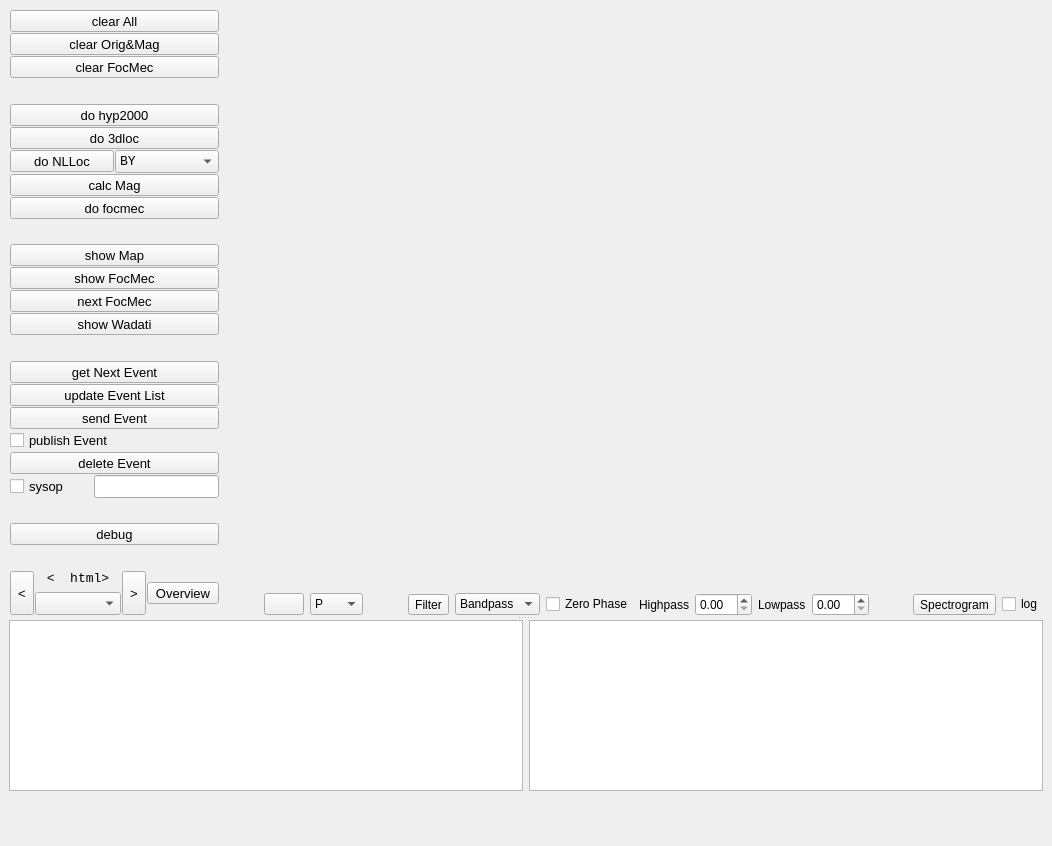
<ui version="4.0" >
 <class>qMainWindow_obsPyck</class>
 <widget class="QMainWindow" name="qMainWindow_obsPyck" >
  <property name="geometry" >
   <rect>
    <x>0</x>
    <y>0</y>
    <width>1052</width>
    <height>846</height>
   </rect>
  </property>
  <property name="sizePolicy" >
   <sizepolicy vsizetype="Maximum" hsizetype="Maximum" >
    <horstretch>0</horstretch>
    <verstretch>0</verstretch>
   </sizepolicy>
  </property>
  <property name="windowTitle" >
   <string>ObsPyck</string>
  </property>
  <widget class="QWidget" name="centralwidget" >
   <property name="mouseTracking" >
    <bool>true</bool>
   </property>
   <layout class="QVBoxLayout" name="verticalLayout_4" >
    <item>
     <layout class="QVBoxLayout" name="verticalLayout" >
      <item>
       <widget class="QSplitter" name="splitter" >
        <property name="orientation" >
         <enum>Qt::Vertical</enum>
        </property>
        <widget class="QWidget" name="layoutWidget" >
         <layout class="QHBoxLayout" name="horizontalLayout_7" >
          <item>
           <layout class="QVBoxLayout" name="leftVerticalLayout" >
            <property name="spacing" >
             <number>1</number>
            </property>
            <property name="sizeConstraint" >
             <enum>QLayout::SetDefaultConstraint</enum>
            </property>
            <property name="margin" >
             <number>1</number>
            </property>
            <item>
             <widget class="QToolButton" name="qToolButton_clearAll" >
              <property name="sizePolicy" >
               <sizepolicy vsizetype="Minimum" hsizetype="Minimum" >
                <horstretch>0</horstretch>
                <verstretch>0</verstretch>
               </sizepolicy>
              </property>
              <property name="font" >
               <font>
                <pointsize>10</pointsize>
                <kerning>true</kerning>
               </font>
              </property>
              <property name="styleSheet" >
               <string notr="true" />
              </property>
              <property name="text" >
               <string>clear All</string>
              </property>
              <property name="checkable" >
               <bool>false</bool>
              </property>
             </widget>
            </item>
            <item>
             <widget class="QToolButton" name="qToolButton_clearOrigMag" >
              <property name="sizePolicy" >
               <sizepolicy vsizetype="Minimum" hsizetype="Minimum" >
                <horstretch>0</horstretch>
                <verstretch>0</verstretch>
               </sizepolicy>
              </property>
              <property name="font" >
               <font>
                <pointsize>10</pointsize>
               </font>
              </property>
              <property name="text" >
               <string>clear Orig&amp;&amp;Mag</string>
              </property>
             </widget>
            </item>
            <item>
             <widget class="QToolButton" name="qToolButton_clearFocMec" >
              <property name="sizePolicy" >
               <sizepolicy vsizetype="Minimum" hsizetype="Minimum" >
                <horstretch>0</horstretch>
                <verstretch>0</verstretch>
               </sizepolicy>
              </property>
              <property name="font" >
               <font>
                <pointsize>10</pointsize>
               </font>
              </property>
              <property name="text" >
               <string>clear FocMec</string>
              </property>
             </widget>
            </item>
            <item>
             <spacer name="verticalSpacer_2" >
              <property name="orientation" >
               <enum>Qt::Vertical</enum>
              </property>
              <property name="sizeHint" stdset="0" >
               <size>
                <width>20</width>
                <height>40</height>
               </size>
              </property>
             </spacer>
            </item>
            <item>
             <widget class="QToolButton" name="qToolButton_doHyp2000" >
              <property name="sizePolicy" >
               <sizepolicy vsizetype="Fixed" hsizetype="Minimum" >
                <horstretch>0</horstretch>
                <verstretch>0</verstretch>
               </sizepolicy>
              </property>
              <property name="font" >
               <font>
                <pointsize>10</pointsize>
               </font>
              </property>
              <property name="text" >
               <string>do hyp2000</string>
              </property>
             </widget>
            </item>
            <item>
             <widget class="QToolButton" name="qToolButton_do3dloc" >
              <property name="sizePolicy" >
               <sizepolicy vsizetype="Fixed" hsizetype="Minimum" >
                <horstretch>0</horstretch>
                <verstretch>0</verstretch>
               </sizepolicy>
              </property>
              <property name="font" >
               <font>
                <pointsize>10</pointsize>
               </font>
              </property>
              <property name="text" >
               <string>do 3dloc</string>
              </property>
             </widget>
            </item>
            <item>
             <layout class="QHBoxLayout" name="horizontalLayout_3" >
              <item>
               <widget class="QToolButton" name="qToolButton_doNlloc" >
                <property name="sizePolicy" >
                 <sizepolicy vsizetype="Fixed" hsizetype="Minimum" >
                  <horstretch>0</horstretch>
                  <verstretch>0</verstretch>
                 </sizepolicy>
                </property>
                <property name="font" >
                 <font>
                  <pointsize>10</pointsize>
                 </font>
                </property>
                <property name="text" >
                 <string>do NLLoc</string>
                </property>
               </widget>
              </item>
              <item>
               <widget class="QComboBox" name="qComboBox_nllocModel" >
                <property name="sizePolicy" >
                 <sizepolicy vsizetype="Fixed" hsizetype="Minimum" >
                  <horstretch>0</horstretch>
                  <verstretch>0</verstretch>
                 </sizepolicy>
                </property>
                <property name="font" >
                 <font>
                  <family>Monospace</family>
                  <pointsize>10</pointsize>
                  <weight>50</weight>
                  <italic>false</italic>
                  <bold>false</bold>
                 </font>
                </property>
                <property name="styleSheet" >
                 <string notr="true" />
                </property>
                <item>
                 <property name="text" >
                  <string>BY</string>
                 </property>
                </item>
                <item>
                 <property name="text" >
                  <string>RH</string>
                 </property>
                </item>
                <item>
                 <property name="text" >
                  <string>UH</string>
                 </property>
                </item>
               </widget>
              </item>
             </layout>
            </item>
            <item>
             <widget class="QToolButton" name="qToolButton_calcMag" >
              <property name="sizePolicy" >
               <sizepolicy vsizetype="Fixed" hsizetype="Minimum" >
                <horstretch>0</horstretch>
                <verstretch>0</verstretch>
               </sizepolicy>
              </property>
              <property name="font" >
               <font>
                <pointsize>10</pointsize>
               </font>
              </property>
              <property name="text" >
               <string>calc Mag</string>
              </property>
             </widget>
            </item>
            <item>
             <widget class="QToolButton" name="qToolButton_doFocMec" >
              <property name="sizePolicy" >
               <sizepolicy vsizetype="Fixed" hsizetype="Minimum" >
                <horstretch>0</horstretch>
                <verstretch>0</verstretch>
               </sizepolicy>
              </property>
              <property name="font" >
               <font>
                <pointsize>10</pointsize>
               </font>
              </property>
              <property name="text" >
               <string>do focmec</string>
              </property>
             </widget>
            </item>
            <item>
             <spacer name="verticalSpacer_3" >
              <property name="orientation" >
               <enum>Qt::Vertical</enum>
              </property>
              <property name="sizeHint" stdset="0" >
               <size>
                <width>20</width>
                <height>40</height>
               </size>
              </property>
             </spacer>
            </item>
            <item>
             <widget class="QToolButton" name="qToolButton_showMap" >
              <property name="sizePolicy" >
               <sizepolicy vsizetype="Fixed" hsizetype="Minimum" >
                <horstretch>0</horstretch>
                <verstretch>0</verstretch>
               </sizepolicy>
              </property>
              <property name="font" >
               <font>
                <pointsize>10</pointsize>
               </font>
              </property>
              <property name="text" >
               <string>show Map</string>
              </property>
              <property name="checkable" >
               <bool>true</bool>
              </property>
             </widget>
            </item>
            <item>
             <widget class="QToolButton" name="qToolButton_showFocMec" >
              <property name="sizePolicy" >
               <sizepolicy vsizetype="Fixed" hsizetype="Minimum" >
                <horstretch>0</horstretch>
                <verstretch>0</verstretch>
               </sizepolicy>
              </property>
              <property name="font" >
               <font>
                <pointsize>10</pointsize>
               </font>
              </property>
              <property name="text" >
               <string>show FocMec</string>
              </property>
              <property name="checkable" >
               <bool>true</bool>
              </property>
             </widget>
            </item>
            <item>
             <widget class="QToolButton" name="qToolButton_nextFocMec" >
              <property name="sizePolicy" >
               <sizepolicy vsizetype="Fixed" hsizetype="Minimum" >
                <horstretch>0</horstretch>
                <verstretch>0</verstretch>
               </sizepolicy>
              </property>
              <property name="font" >
               <font>
                <pointsize>10</pointsize>
               </font>
              </property>
              <property name="text" >
               <string>next FocMec</string>
              </property>
             </widget>
            </item>
            <item>
             <widget class="QToolButton" name="qToolButton_showWadati" >
              <property name="sizePolicy" >
               <sizepolicy vsizetype="Fixed" hsizetype="Minimum" >
                <horstretch>0</horstretch>
                <verstretch>0</verstretch>
               </sizepolicy>
              </property>
              <property name="font" >
               <font>
                <pointsize>10</pointsize>
               </font>
              </property>
              <property name="text" >
               <string>show Wadati</string>
              </property>
              <property name="checkable" >
               <bool>true</bool>
              </property>
             </widget>
            </item>
            <item>
             <spacer name="verticalSpacer_4" >
              <property name="orientation" >
               <enum>Qt::Vertical</enum>
              </property>
              <property name="sizeHint" stdset="0" >
               <size>
                <width>20</width>
                <height>40</height>
               </size>
              </property>
             </spacer>
            </item>
            <item>
             <widget class="QToolButton" name="qToolButton_getNextEvent" >
              <property name="sizePolicy" >
               <sizepolicy vsizetype="Fixed" hsizetype="Minimum" >
                <horstretch>0</horstretch>
                <verstretch>0</verstretch>
               </sizepolicy>
              </property>
              <property name="font" >
               <font>
                <pointsize>10</pointsize>
               </font>
              </property>
              <property name="text" >
               <string>get Next Event</string>
              </property>
             </widget>
            </item>
            <item>
             <widget class="QToolButton" name="qToolButton_updateEventList" >
              <property name="sizePolicy" >
               <sizepolicy vsizetype="Fixed" hsizetype="Minimum" >
                <horstretch>0</horstretch>
                <verstretch>0</verstretch>
               </sizepolicy>
              </property>
              <property name="font" >
               <font>
                <pointsize>10</pointsize>
               </font>
              </property>
              <property name="text" >
               <string>update Event List</string>
              </property>
             </widget>
            </item>
            <item>
             <widget class="QToolButton" name="qToolButton_sendEvent" >
              <property name="sizePolicy" >
               <sizepolicy vsizetype="Fixed" hsizetype="Minimum" >
                <horstretch>0</horstretch>
                <verstretch>0</verstretch>
               </sizepolicy>
              </property>
              <property name="font" >
               <font>
                <pointsize>10</pointsize>
               </font>
              </property>
              <property name="text" >
               <string>send Event</string>
              </property>
             </widget>
            </item>
            <item>
             <widget class="QCheckBox" name="qCheckBox_publishEvent" >
              <property name="sizePolicy" >
               <sizepolicy vsizetype="Minimum" hsizetype="Minimum" >
                <horstretch>0</horstretch>
                <verstretch>0</verstretch>
               </sizepolicy>
              </property>
              <property name="font" >
               <font>
                <pointsize>10</pointsize>
               </font>
              </property>
              <property name="text" >
               <string>publish Event</string>
              </property>
             </widget>
            </item>
            <item>
             <widget class="QToolButton" name="qToolButton_deleteEvent" >
              <property name="sizePolicy" >
               <sizepolicy vsizetype="Fixed" hsizetype="Minimum" >
                <horstretch>0</horstretch>
                <verstretch>0</verstretch>
               </sizepolicy>
              </property>
              <property name="font" >
               <font>
                <pointsize>10</pointsize>
               </font>
              </property>
              <property name="text" >
               <string>delete Event</string>
              </property>
             </widget>
            </item>
            <item>
             <layout class="QHBoxLayout" name="horizontalLayout_4" >
              <item>
               <widget class="QCheckBox" name="qCheckBox_sysop" >
                <property name="sizePolicy" >
                 <sizepolicy vsizetype="Minimum" hsizetype="Minimum" >
                  <horstretch>0</horstretch>
                  <verstretch>0</verstretch>
                 </sizepolicy>
                </property>
                <property name="font" >
                 <font>
                  <pointsize>10</pointsize>
                 </font>
                </property>
                <property name="text" >
                 <string>sysop</string>
                </property>
               </widget>
              </item>
              <item>
               <widget class="QLineEdit" name="qLineEdit_sysopPassword" >
                <property name="sizePolicy" >
                 <sizepolicy vsizetype="Minimum" hsizetype="Fixed" >
                  <horstretch>0</horstretch>
                  <verstretch>0</verstretch>
                 </sizepolicy>
                </property>
                <property name="font" >
                 <font>
                  <pointsize>10</pointsize>
                 </font>
                </property>
                <property name="echoMode" >
                 <enum>QLineEdit::Password</enum>
                </property>
               </widget>
              </item>
             </layout>
            </item>
            <item>
             <spacer name="verticalSpacer_5" >
              <property name="orientation" >
               <enum>Qt::Vertical</enum>
              </property>
              <property name="sizeHint" stdset="0" >
               <size>
                <width>20</width>
                <height>40</height>
               </size>
              </property>
             </spacer>
            </item>
            <item>
             <layout class="QHBoxLayout" name="horizontalLayout_5" >
              <item>
               <widget class="QToolButton" name="qToolButton_debug" >
                <property name="sizePolicy" >
                 <sizepolicy vsizetype="Fixed" hsizetype="Minimum" >
                  <horstretch>0</horstretch>
                  <verstretch>0</verstretch>
                 </sizepolicy>
                </property>
                <property name="font" >
                 <font>
                  <pointsize>10</pointsize>
                 </font>
                </property>
                <property name="text" >
                 <string>debug</string>
                </property>
               </widget>
              </item>
             </layout>
            </item>
            <item>
             <spacer name="verticalSpacer" >
              <property name="orientation" >
               <enum>Qt::Vertical</enum>
              </property>
              <property name="sizeHint" stdset="0" >
               <size>
                <width>20</width>
                <height>40</height>
               </size>
              </property>
             </spacer>
            </item>
            <item>
             <layout class="QHBoxLayout" name="horizontalLayout_6" >
              <item>
               <widget class="QToolButton" name="qToolButton_previousStream" >
                <property name="sizePolicy" >
                 <sizepolicy vsizetype="Expanding" hsizetype="Minimum" >
                  <horstretch>0</horstretch>
                  <verstretch>0</verstretch>
                 </sizepolicy>
                </property>
                <property name="font" >
                 <font>
                  <pointsize>10</pointsize>
                 </font>
                </property>
                <property name="text" >
                 <string>&lt;</string>
                </property>
               </widget>
              </item>
              <item>
               <layout class="QVBoxLayout" name="VerticalLayout" >
                <property name="spacing" >
                 <number>6</number>
                </property>
                <property name="sizeConstraint" >
                 <enum>QLayout::SetDefaultConstraint</enum>
                </property>
                <property name="topMargin" >
                 <number>0</number>
                </property>
                <item>
                 <widget class="QLabel" name="qLabel_streamNumber" >
                  <property name="sizePolicy" >
                   <sizepolicy vsizetype="Fixed" hsizetype="Preferred" >
                    <horstretch>0</horstretch>
                    <verstretch>0</verstretch>
                   </sizepolicy>
                  </property>
                  <property name="font" >
                   <font>
                    <family>Monospace</family>
                    <pointsize>10</pointsize>
                   </font>
                  </property>
                  <property name="styleSheet" >
                   <string notr="true" />
                  </property>
                  <property name="text" >
                   <string>&lt;!DOCTYPE HTML PUBLIC "-//W3C//DTD HTML 4.0//EN" "http://www.w3.org/TR/REC-html40/strict.dtd">
&lt;  html>&lt;head>&lt;meta name="qrichtext" content="1" />&lt;style type="text/css">
p, l  i { white-space: pre-wrap; }
&lt;  /style>&lt;/head>&lt;body style=" font-family:'Monospace'; font-size:10pt; font-weight:400; font-style:normal;">
&lt;  p align="center" style=" margin-top:0px; margin-bottom:0px; margin-left:0px; margin-right:0px; -qt-block-indent:0; text-indent:0px;">00/00&lt;/p>&lt;/body>&lt;/html></string>
                  </property>
                  <property name="alignment" >
                   <set>Qt::AlignCenter</set>
                  </property>
                 </widget>
                </item>
                <item>
                 <widget class="QComboBox" name="qComboBox_streamName" >
                  <property name="sizePolicy" >
                   <sizepolicy vsizetype="Fixed" hsizetype="Preferred" >
                    <horstretch>0</horstretch>
                    <verstretch>0</verstretch>
                   </sizepolicy>
                  </property>
                  <property name="font" >
                   <font>
                    <family>Monospace</family>
                    <pointsize>10</pointsize>
                   </font>
                  </property>
                  <property name="styleSheet" >
                   <string notr="true" />
                  </property>
                 </widget>
                </item>
               </layout>
              </item>
              <item>
               <widget class="QToolButton" name="qToolButton_nextStream" >
                <property name="sizePolicy" >
                 <sizepolicy vsizetype="Expanding" hsizetype="Minimum" >
                  <horstretch>0</horstretch>
                  <verstretch>0</verstretch>
                 </sizepolicy>
                </property>
                <property name="font" >
                 <font>
                  <pointsize>10</pointsize>
                 </font>
                </property>
                <property name="text" >
                 <string>></string>
                </property>
               </widget>
              </item>
              <item>
               <widget class="QToolButton" name="qToolButton_overview" >
                <property name="sizePolicy" >
                 <sizepolicy vsizetype="Fixed" hsizetype="Minimum" >
                  <horstretch>0</horstretch>
                  <verstretch>0</verstretch>
                 </sizepolicy>
                </property>
                <property name="font" >
                 <font>
                  <pointsize>10</pointsize>
                 </font>
                </property>
                <property name="text" >
                 <string>Overview</string>
                </property>
                <property name="checkable" >
                 <bool>true</bool>
                </property>
               </widget>
              </item>
             </layout>
            </item>
           </layout>
          </item>
          <item>
           <layout class="QVBoxLayout" name="verticalLayout_2" >
            <item>
             <widget class="QMplCanvas" native="1" name="qMplCanvas" >
              <property name="focusPolicy" >
               <enum>Qt::StrongFocus</enum>
              </property>
             </widget>
            </item>
            <item>
             <layout class="QHBoxLayout" name="horizontalLayout_2" >
              <item>
               <spacer name="horizontalSpacer" >
                <property name="orientation" >
                 <enum>Qt::Horizontal</enum>
                </property>
                <property name="sizeHint" stdset="0" >
                 <size>
                  <width>40</width>
                  <height>20</height>
                 </size>
                </property>
               </spacer>
              </item>
              <item>
               <widget class="QPushButton" name="qPushButton_phaseType" >
                <property name="focusPolicy" >
                 <enum>Qt::NoFocus</enum>
                </property>
                <property name="text" >
                 <string/>
                </property>
                <property name="flat" >
                 <bool>false</bool>
                </property>
               </widget>
              </item>
              <item>
               <widget class="QComboBox" name="qComboBox_phaseType" >
                <property name="sizePolicy" >
                 <sizepolicy vsizetype="Fixed" hsizetype="Minimum" >
                  <horstretch>0</horstretch>
                  <verstretch>0</verstretch>
                 </sizepolicy>
                </property>
                <item>
                 <property name="text" >
                  <string>P</string>
                 </property>
                </item>
                <item>
                 <property name="text" >
                  <string>S</string>
                 </property>
                </item>
                <item>
                 <property name="text" >
                  <string>Mag</string>
                 </property>
                </item>
               </widget>
              </item>
              <item>
               <spacer name="horizontalSpacer_2" >
                <property name="orientation" >
                 <enum>Qt::Horizontal</enum>
                </property>
                <property name="sizeHint" stdset="0" >
                 <size>
                  <width>40</width>
                  <height>20</height>
                 </size>
                </property>
               </spacer>
              </item>
              <item>
               <widget class="QToolButton" name="qToolButton_filter" >
                <property name="text" >
                 <string>Filter</string>
                </property>
                <property name="checkable" >
                 <bool>true</bool>
                </property>
               </widget>
              </item>
              <item>
               <widget class="QComboBox" name="qComboBox_filterType" >
                <item>
                 <property name="text" >
                  <string>Bandpass</string>
                 </property>
                </item>
                <item>
                 <property name="text" >
                  <string>Bandstop</string>
                 </property>
                </item>
                <item>
                 <property name="text" >
                  <string>Lowpass</string>
                 </property>
                </item>
                <item>
                 <property name="text" >
                  <string>Highpass</string>
                 </property>
                </item>
               </widget>
              </item>
              <item>
               <widget class="QCheckBox" name="qCheckBox_zerophase" >
                <property name="text" >
                 <string>Zero Phase</string>
                </property>
               </widget>
              </item>
              <item>
               <widget class="QLabel" name="qLabel_highpass" >
                <property name="text" >
                 <string>Highpass</string>
                </property>
               </widget>
              </item>
              <item>
               <widget class="QDoubleSpinBox" name="qDoubleSpinBox_highpass" />
              </item>
              <item>
               <widget class="QLabel" name="qLabel_lowpass" >
                <property name="text" >
                 <string>Lowpass</string>
                </property>
               </widget>
              </item>
              <item>
               <widget class="QDoubleSpinBox" name="qDoubleSpinBox_lowpass" />
              </item>
              <item>
               <spacer name="horizontalSpacer_3" >
                <property name="orientation" >
                 <enum>Qt::Horizontal</enum>
                </property>
                <property name="sizeHint" stdset="0" >
                 <size>
                  <width>40</width>
                  <height>20</height>
                 </size>
                </property>
               </spacer>
              </item>
              <item>
               <widget class="QToolButton" name="qToolButton_spectrogram" >
                <property name="text" >
                 <string>Spectrogram</string>
                </property>
                <property name="checkable" >
                 <bool>true</bool>
                </property>
               </widget>
              </item>
              <item>
               <widget class="QCheckBox" name="qCheckBox_spectrogramLog" >
                <property name="text" >
                 <string>log</string>
                </property>
               </widget>
              </item>
             </layout>
            </item>
           </layout>
          </item>
         </layout>
        </widget>
        <widget class="QWidget" name="layoutWidget" >
         <layout class="QHBoxLayout" name="horizontalLayout" >
          <item>
           <widget class="QPlainTextEdit" name="qPlainTextEdit_stdout" >
            <property name="sizePolicy" >
             <sizepolicy vsizetype="MinimumExpanding" hsizetype="Expanding" >
              <horstretch>0</horstretch>
              <verstretch>0</verstretch>
             </sizepolicy>
            </property>
            <property name="minimumSize" >
             <size>
              <width>0</width>
              <height>70</height>
             </size>
            </property>
            <property name="font" >
             <font>
              <family>Monospace</family>
              <pointsize>8</pointsize>
             </font>
            </property>
            <property name="acceptDrops" >
             <bool>false</bool>
            </property>
            <property name="undoRedoEnabled" >
             <bool>false</bool>
            </property>
            <property name="readOnly" >
             <bool>true</bool>
            </property>
            <property name="textInteractionFlags" >
             <set>Qt::LinksAccessibleByMouse|Qt::TextSelectableByMouse</set>
            </property>
           </widget>
          </item>
          <item>
           <widget class="QPlainTextEdit" name="qPlainTextEdit_stderr" >
            <property name="sizePolicy" >
             <sizepolicy vsizetype="MinimumExpanding" hsizetype="Expanding" >
              <horstretch>0</horstretch>
              <verstretch>0</verstretch>
             </sizepolicy>
            </property>
            <property name="minimumSize" >
             <size>
              <width>0</width>
              <height>70</height>
             </size>
            </property>
            <property name="font" >
             <font>
              <family>Monospace</family>
              <pointsize>8</pointsize>
             </font>
            </property>
            <property name="acceptDrops" >
             <bool>false</bool>
            </property>
            <property name="undoRedoEnabled" >
             <bool>false</bool>
            </property>
            <property name="readOnly" >
             <bool>true</bool>
            </property>
            <property name="textInteractionFlags" >
             <set>Qt::LinksAccessibleByMouse|Qt::TextSelectableByMouse</set>
            </property>
           </widget>
          </item>
         </layout>
        </widget>
       </widget>
      </item>
      <item>
       <layout class="QHBoxLayout" name="horizontalLayout_tb" >
        <item>
         <widget class="QWidget" native="1" name="qWidget_toolbar" >
          <property name="sizePolicy" >
           <sizepolicy vsizetype="Fixed" hsizetype="Expanding" >
            <horstretch>0</horstretch>
            <verstretch>0</verstretch>
           </sizepolicy>
          </property>
          <property name="minimumSize" >
           <size>
            <width>800</width>
            <height>40</height>
           </size>
          </property>
         </widget>
        </item>
       </layout>
      </item>
     </layout>
    </item>
   </layout>
  </widget>
  <widget class="QMenuBar" name="menubar" >
   <property name="geometry" >
    <rect>
     <x>0</x>
     <y>0</y>
     <width>1052</width>
     <height>21</height>
    </rect>
   </property>
  </widget>
  <widget class="QStatusBar" name="statusbar" >
   <property name="enabled" >
    <bool>false</bool>
   </property>
   <property name="sizePolicy" >
    <sizepolicy vsizetype="Ignored" hsizetype="Ignored" >
     <horstretch>0</horstretch>
     <verstretch>0</verstretch>
    </sizepolicy>
   </property>
  </widget>
 </widget>
 <customwidgets>
  <customwidget>
   <class>QMplCanvas</class>
   <extends>QWidget</extends>
   <header>util.h</header>
   <container>1</container>
  </customwidget>
 </customwidgets>
 <resources/>
 <connections/>
</ui>
